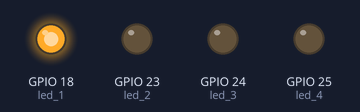
Recording of a program running on a simulated Raspberry Pi (BCM pin numbers). Shown: output pins drawn as LEDs (lit = HIGH). At 24.0 s the program stops and its outputs stay as they are.

Above: at 0.2 s.
At 1.0 s:
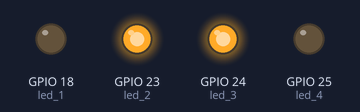
At 1.4 s:
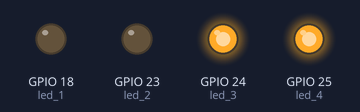
At 1.8 s:
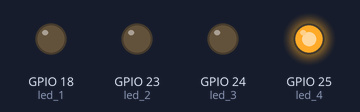
At 3.0 s:
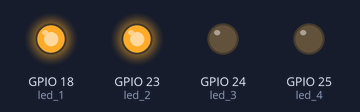
At 4.6 s:
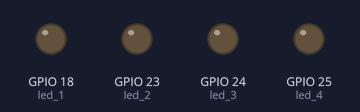
Timing chart, 0 to 5.5 s (numbered marks = the images above):
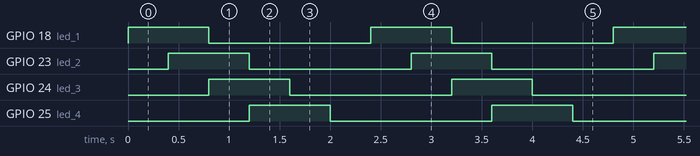

The program:

3_ex03.py
```python
import RPi.GPIO as GPIO
import time

led_1=18
led_2=23
led_3=24
led_4=25
delay=0.4

GPIO.setmode(GPIO.BCM)
GPIO.setwarnings(False)
GPIO.setup(led_1,GPIO.OUT)
GPIO.setup(led_2,GPIO.OUT)
GPIO.setup(led_3,GPIO.OUT)
GPIO.setup(led_4,GPIO.OUT)

def case_1(led_1,led_2,delay):
    GPIO.output(led_1,False)
    GPIO.output(led_2,False)
    time.sleep(delay)

def case_2(led_1,led_2,led_3,delay):
    GPIO.output(led_1,False)
    GPIO.output(led_2,True)
    GPIO.output(led_3,True)
    time.sleep(delay)

def case_3(led_1,led_2,delay):
    GPIO.output(led_1,True)
    GPIO.output(led_2,False)
    time.sleep(delay)

def case_4(led_1,led_2,delay):
    GPIO.output(led_1,True)
    GPIO.output(led_2,True)
    time.sleep(delay)

for i in range(0,10):
    case_3(led_1,led_2,delay)
    case_4(led_1,led_2,delay)
    case_2(led_1,led_2,led_3,delay)
    case_2(led_2,led_3,led_4,delay)
    case_3(led_4,led_3,delay)
    case_1(led_3,led_4,delay)
```

Measured:
- by itself, GPIO 18 (led_1): alternates HIGH for 0.80 s and LOW for 1.6 s, 20 changes in all, then stays LOW
- by itself, GPIO 23 (led_2), GPIO 24 (led_3), GPIO 25 (led_4): alternates HIGH for 0.80 s and LOW for 1.6 s
- by itself, everything shown: repeats every 2.4 s, in 6 steps
